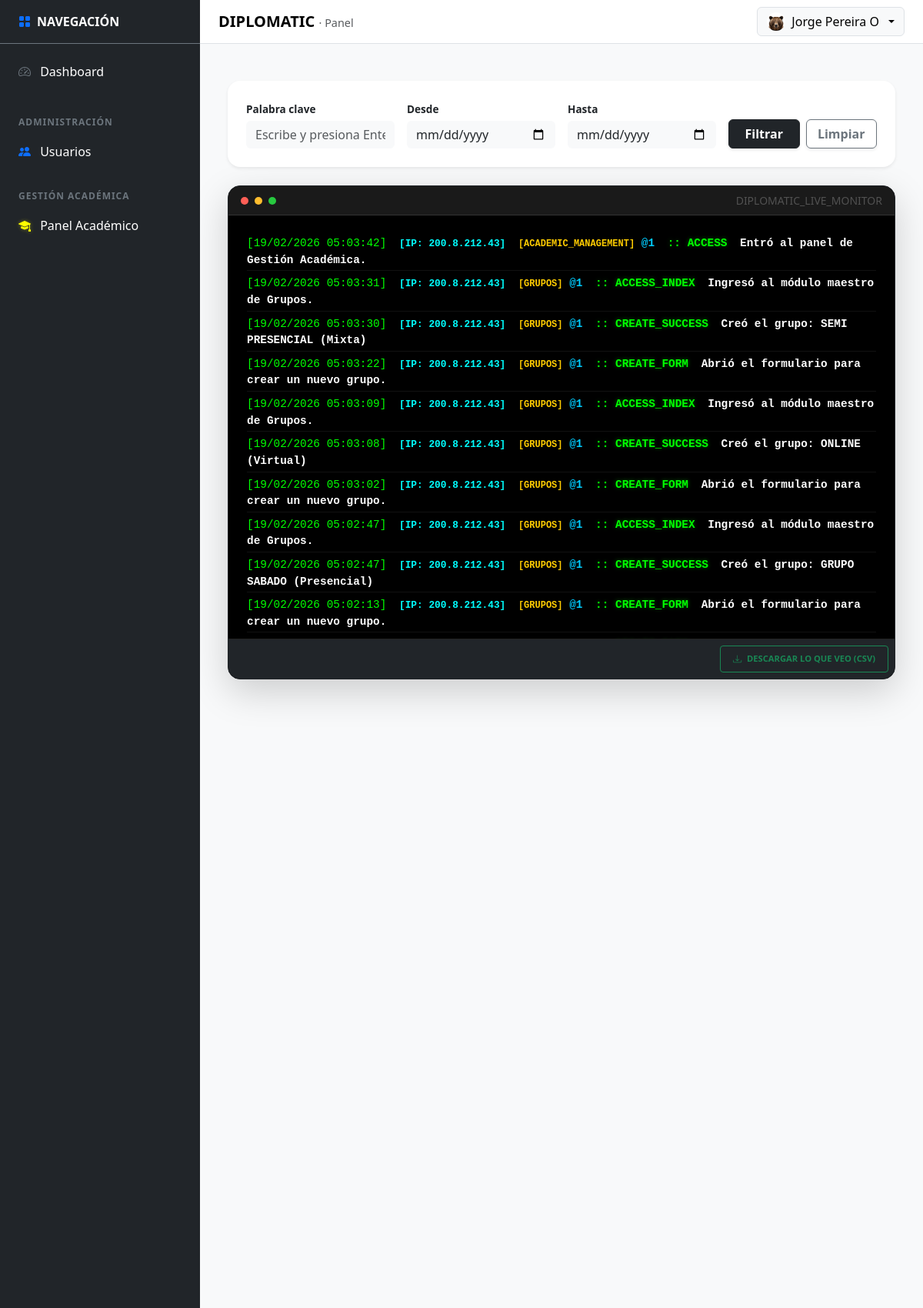
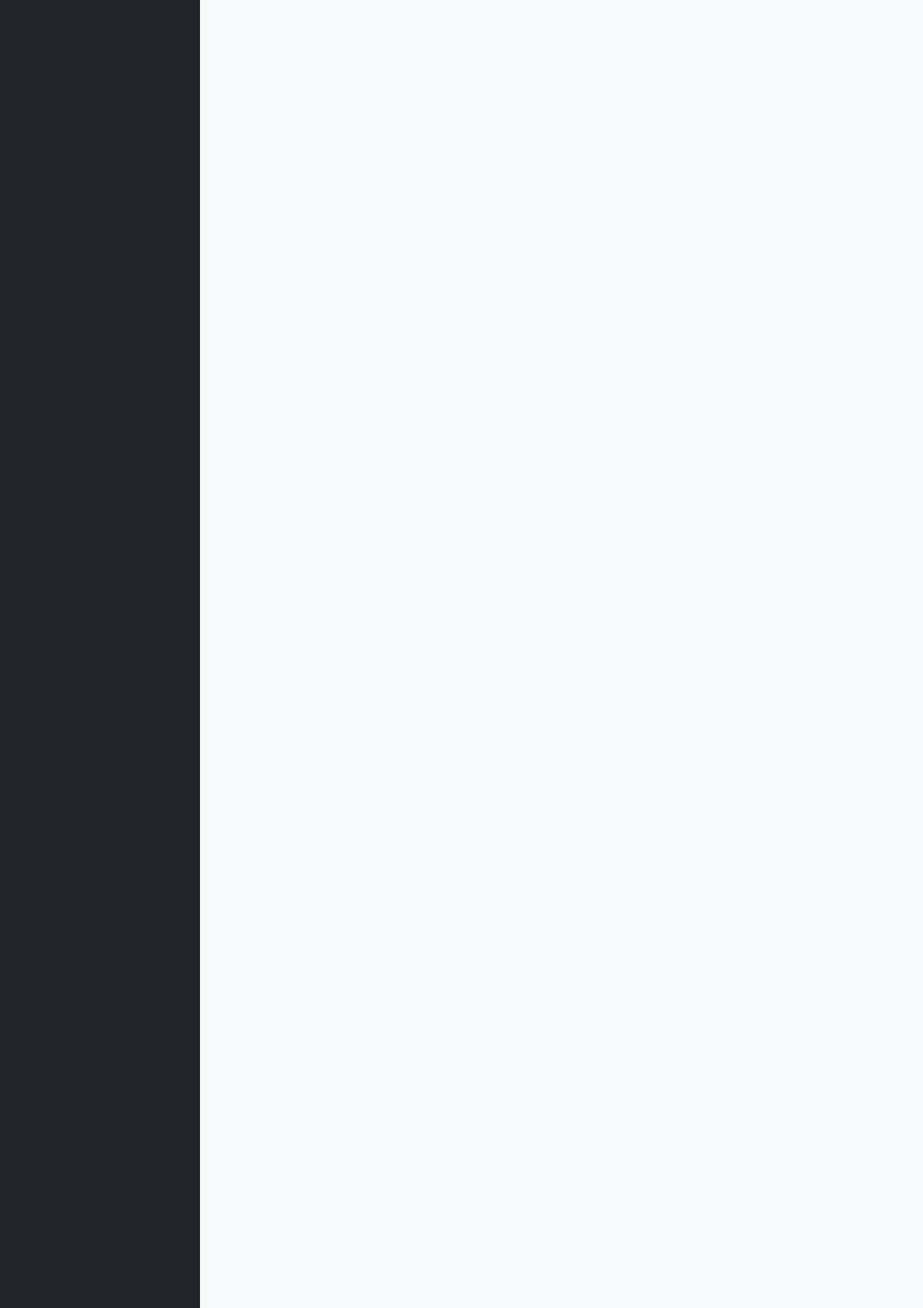
The page /public/settings/eventos (signed in, upper part) on the database its author committed (2 pictures, top to bottom).
### tables this page shows
CREATE TABLE `tbl_audit_logs` (
  `log_id` bigint(20) NOT NULL,
  `created_at` timestamp NOT NULL DEFAULT current_timestamp(),
  `user_id` int(11) DEFAULT NULL,
  `session_id` varchar(255) DEFAULT NULL,
  `ip_address` varchar(45) DEFAULT NULL,
  `user_agent` text DEFAULT NULL,
  `device` varchar(50) DEFAULT NULL,
  `os` varchar(50) DEFAULT NULL,
  `module` varchar(100) DEFAULT NULL,
  `action` varchar(100) DEFAULT NULL,
  `description` text DEFAULT NULL,
  `entity` varchar(100) DEFAULT NULL,
  `entity_id` int(11) DEFAULT NULL,
  `db_action` varchar(20) DEFAULT NULL,
  `data_before` longtext DEFAULT NULL,
  `data_after` longtext DEFAULT NULL,
  `endpoint` varchar(255) DEFAULT NULL,
  `http_method` varchar(10) DEFAULT NULL,
  `status_code` int(5) DEFAULT NULL,
  `response_time_ms` int(11) DEFAULT NULL,
  `event_type` enum('NORMAL','WARNING','ERROR','SECURITY') DEFAULT 'NORMAL',
  `is_failed_attempt` tinyint(1) DEFAULT 0,
  `is_critical` tinyint(1) DEFAULT 0,
  `request_id` varchar(100) DEFAULT NULL,
  `event_origin` varchar(50) DEFAULT 'BACKEND',
  `environment` varchar(20) DEFAULT 'PROD',
  `app_version` varchar(20) DEFAULT '1.0.0'
);

### app/core/Controller.php (called while the page is built, shortened)
<?php
abstract class Controller
{
    protected function view(string $viewPath, array $data = []): void
    {
        View::render($viewPath, $data);
    }
}

### app/controllers/SettingsEventsController.php (called while the page is built, shortened)
<?php
final class SettingsEventsController extends Controller
{
    private $db;
    public function __construct() {
        try {
            $this->db = (new Database())->getConnection();
        } catch (Throwable $e) { $this->sendError($e->getMessage()); }
    }
    public function index(): void {
        try {
            $stmt = $this->db->query("SELECT * FROM tbl_audit_logs ORDER BY created_at DESC LIMIT 100");
            $this->view('settings/eventos', ['logs' => $stmt->fetchAll(PDO::FETCH_ASSOC)]);
        } catch (Throwable $e) { $this->view('settings/eventos', ['logs' => []]); }
    }
}

### app/core/Router.php (called while the page is built, shortened)
<?php
final class Router
{
  private array $routes = [
    'GET' => [],
    'POST' => [],
  ];
  public function get(string $path, array $handler): void
  {
    $this->routes['GET'][$this->normalize($path)] = $handler;
  }
  public function post(string $path, array $handler): void
  {
    $this->routes['POST'][$this->normalize($path)] = $handler;
  }
  public function dispatch(): void
  {
    $method = $_SERVER['REQUEST_METHOD'] ?? 'GET';
    $uri = parse_url($_SERVER['REQUEST_URI'] ?? '/', PHP_URL_PATH) ?? '/';
    $basePath = $this->detectBasePath();
    $path = $this->normalize(str_replace($basePath, '', $uri) ?: '/');
    $handler = $this->routes[$method][$path] ?? null;
    [$class, $action] = $handler;
    $controller = new $class();
    $controller->$action();
  }
  private function normalize(string $path): string
  {
    $path = '/' . trim($path, '/');
    return $path === '//' ? '/' : $path;
  }
  private function detectBasePath(): string
  {
    $scriptName = $_SERVER['SCRIPT_NAME'] ?? '';
    $dir = str_replace('\\', '/', dirname($scriptName));
    return rtrim($dir, '/');
  }
}

### app/core/Bootstrap.php (called while the page is built, shortened)
<?php
final class Bootstrap
{
    public function run(): void
    {
        $router = new Router();
        $router->get('/', [AuthController::class, 'showLogin']);
        $router->post('/login', [AuthController::class, 'doLogin']);
        $router->get('/logout', [AuthController::class, 'logout']);
        $router->get('/dashboard', [DashboardController::class, 'index']);
        $router->get('/profile', [ProfileController::class, 'index']);
        $router->post('/profile/update', [ProfileController::class, 'update']);
        $router->get('/profile/security', [ProfileController::class, 'security']);
        $router->post('/profile/change-password', [ProfileController::class, 'changePassword']);
        $router->get('/settings', [SettingsController::class, 'index']);
        $router->get('/settings/correo', [SettingsEmailController::class, 'index']);
        $router->post('/settings/save-correo', [SettingsEmailController::class, 'save']);
        $router->post('/settings/test-correo', [SettingsEmailController::class, 'test']);
        $router->get('/settings/empresa', [SettingsCompanyController::class, 'index']);
        $router->post('/settings/empresa/save', [SettingsCompanyController::class, 'save']);
        $router->get('/settings/whatsapp', [SettingsWhatsappController::class, 'index']);
        $router->post('/settings/whatsapp/save-template', [SettingsWhatsappController::class, 'saveTemplate']);
        $router->post('/settings/whatsapp/log', [SettingsWhatsappController::class, 'logSend']);
        $router->get('/settings/eventos', [SettingsEventsController::class, 'index']);
        $router->get('/settings/eventos/filter', [SettingsEventsController::class, 'filter']);
        $router->get('/academic', [AcademicController::class, 'index']);
        $router->get('/academic/diplomados', [DiplomadosController::class, 'index']);
        $router->get('/academic/diplomados/create', [DiplomadosController::class, 'create']);
        $router->post('/academic/diplomados/save', [DiplomadosController::class, 'save']);
        $router->get('/academic/diplomados/edit', [DiplomadosController::class, 'edit']);
        $router->post('/academic/diplomados/update', [DiplomadosController::class, 'update']);
        $router->post('/academic/diplomados/delete', [DiplomadosController::class, 'delete']);
        $router->get('/academic/diplomados/getDetails', [DiplomadosController::class, 'getDetails']);
        $router->get('/academic/diplomados/export', [\App\Controllers\ExportController::class, 'pdf']);
        $router->get('/academic/cohortes', [CohortesController::class, 'index']);
        $router->get('/academic/cohortes/create', [CohortesController::class, 'create']);
        $router->post('/academic/cohortes/save', [CohortesController::class, 'save']);
        $router->post('/academic/cohortes/update', [CohortesController::class, 'update']);
        $router->post('/academic/cohortes/delete', [CohortesController::class, 'delete']);
        $router->get('/academic/cohortes/getDetails', [CohortesController::class, 'getDetails']);
        $router->get('/academic/cohortes/changeStatus', [CohortesController::class, 'changeStatus']);
        $router->get('/academic/cohortes/logAccess', [CohortesController::class, 'logAccess']);
        $router->get('/academic/cohortes-config', [CohortesConfigController::class, 'index']);
        $router->get('/academic/cohortes-config/getDetails', [CohortesConfigController::class, 'getDetails']);
        $router->post('/academic/cohortes-config/updateStatus', [CohortesConfigController::class, 'updateStatus']);
        $router->post('/academic/cohortes-config/hardDelete', [CohortesConfigController::class, 'hardDelete']);
        $router->get('/academic/grupos', [GruposController::class, 'index']);
        $router->post('/academic/grupos/save', [GruposController::class, 'save']);
        $router->post('/academic/grupos/update', [GruposController::class, 'update']);
        $router->post('/academic/grupos/delete', [GruposController::class, 'delete']);
        $router->get('/academic/grupos/getDetails', [GruposController::class, 'getDetails']);
        $router->get('/academic/grupos/logAccess', [GruposController::class, 'logAccess']);
        $router->get('/academic/profesores', [ProfesoresController::class, 'index']);
        $router->get('/academic/profesores/create', [ProfesoresController::class, 'create']);
        $router->post('/academic/profesores/save', [ProfesoresController::class, 'save']);
        $router->get('/academic/profesores/edit', [ProfesoresController::class, 'edit']);
        $router->post('/academic/profesores/updateBase', [ProfesoresController::class, 'updateBase']);
        $router->post('/academic/profesores/delete', [ProfesoresController::class, 'delete']);
        $router->get('/academic/profesores/getDetails', [ProfesoresController::class, 'getDetails']);
        $router->get('/academic/profesores/logAccess', [ProfesoresController::class, 'logAccess']);
        $router->post('/academic/profesores/saveFormation', [ProfesoresController::class, 'saveFormation']);
        $router->post('/academic/profesores/deleteFormation', [ProfesoresController::class, 'deleteFormation']);
        $router->post('/academic/profesores/saveWork', [ProfesoresController::class, 'saveWork']);
        $router->post('/academic/profesores/deleteWork', [ProfesoresController::class, 'deleteWork']);
        $router->post('/academic/profesores/saveSpecialty', [ProfesoresController::class, 'saveSpecialty']);
        $router->post('/academic/profesores/deleteSpecialty', [ProfesoresController::class, 'deleteSpecialty']);
        $router->post('/academic/profesores/uploadDocument', [ProfesoresController::class, 'uploadDocument']);
        $router->post('/academic/profesores/deleteDocument', [ProfesoresController::class, 'deleteDocument']);
        $router->post('/academic/profesores/uploadPhoto', [ProfesoresController::class, 'uploadPhoto']);
        $router->get('/UserSecurity', [UserSecurityController::class, 'index']);
        $router->post('/UserSecurityController/updatePassword', [UserSecurityController::class, 'changePassword']);
        $router->post('/UserSecurityController/updateStatus', [UserSecurityController::class, 'changeStatus']);
        $router->get('/users', [UsersController::class, 'index']);
        $router->post('/users/save', [UsersController::class, 'save']);
        $router->post('/users/delete', [UsersController::class, 'delete']);
        $router->get('/register', [RegisterController::class, 'index']);
        $router->post('/register/submit', [RegisterController::class, 'submit']);
        $router->get('/register/validate', [RegisterController::class, 'validateToken']);
        $router->post('/register/create-password', [RegisterController::class, 'createPassword']);
        $router->get('/register/complete', [RegisterController::class, 'completeProfile']);
        $router->get('/forgot-password', [RegisterController::class, 'forgotPasswordIndex']);
        $router->post('/forgot-password/submit', [RegisterController::class, 'forgotPasswordSubmit']);
        $router->dispatch();
    }
}

### public/index.php (called while the page is built, shortened)
<?php
require_once __DIR__ . '/../app/core/Autoload.php';
$app = new \App\Core\Bootstrap();
$app->run();

### app/core/Autoload.php (called while the page is built, shortened)
<?php
spl_autoload_register(function (string $class): void {
  $prefix = 'App\\';
  $baseDir = __DIR__ . '/../';
  $len = strlen($prefix);
  $relativeClass = substr($class, $len);
  $relativePath = str_replace('\\', '/', $relativeClass);
  $parts = explode('/', $relativePath);
  if (!empty($parts[0])) {
    $map = [
      'Core'        => 'core',
      'Controllers' => 'controllers',
      'Models'      => 'models',
      'Config'      => 'config',
      'Middleware'  => 'middleware',
      'Views'       => 'views',
      'Services'    => 'services',
    ];
    if (isset($map[$parts[0]])) {
      $partsMapped = $parts;
      $partsMapped[0] = $map[$parts[0]];
      $file = $baseDir . implode('/', $partsMapped) . '.php';
      if (file_exists($file)) { require_once $file; return; }
    }
  }
});

### app/core/Database.php (called while the page is built, shortened)
<?php
final class Database
{
  private static ?PDO $pdo = null;
  public static function getConnection(): PDO
  {
    $configFile = __DIR__ . '/../config/database.php';
    $cfg = require $configFile;
    $host = $cfg['host'] ?? '127.0.0.1';
    $dbname = $cfg['dbname'] ?? '';
    $user = $cfg['user'] ?? 'root';
    $pass = $cfg['pass'] ?? '';
    $charset = $cfg['charset'] ?? 'utf8mb4';
    $dsn = "mysql:host={$host};dbname={$dbname};charset={$charset}";
    try {
      self::$pdo = new PDO($dsn, $user, $pass, [
        PDO::ATTR_ERRMODE => PDO::ERRMODE_EXCEPTION,
        PDO::ATTR_DEFAULT_FETCH_MODE => PDO::FETCH_ASSOC,
        PDO::ATTR_EMULATE_PREPARES => false,
      ]);
      return self::$pdo;
    } catch (PDOException $e) {
      throw new \RuntimeException('Error de conexión a la base de datos. Verifique credenciales y que MySQL esté activo.');
    }
  }
}

### app/config/database.php (called while the page is built)
<?php
return [
  'host' => '127.0.0.1',
  'dbname' => 'db_diplomatic',
  'user' => 'root',
  'pass' => '',
  'charset' => 'utf8mb4',
];

### app/views/settings/eventos.php (the view, shortened to what this page needs)
<?php
$basePath = rtrim(str_replace('\\', '/', dirname($_SERVER['SCRIPT_NAME'] ?? '')), '/');
?>
<link rel="stylesheet" href="<?= $basePath ?>/assets/css/events.css?v=<?= time() ?>">
<div class="container-fluid py-4">
    <div class="card border-0 shadow-sm p-4 rounded-4 mb-4 bg-white">
        <form id="filter-events" class="row g-3 align-items-end" data-basepath="<?= $basePath ?>" onsubmit="event.preventDefault(); filterLogs();">
            <div class="col-lg-3">
                <label class="form-label small fw-bold">Palabra clave</label>
                <input type="text" name="search" class="form-control bg-light border-0" placeholder="Escribe y presiona Enter...">
            </div>
            <div class="col-lg-3">
                <label class="form-label small fw-bold">Desde</label>
                <input type="date" name="date_from" class="form-control bg-light border-0">
            </div>
            <div class="col-lg-3">
                <label class="form-label small fw-bold">Hasta</label>
                <input type="date" name="date_to" class="form-control bg-light border-0">
            </div>
            <div class="col-lg-3 d-flex gap-2">
                <button type="submit" class="btn btn-dark w-100 fw-bold shadow-sm">Filtrar</button>
                <button type="button" class="btn btn-outline-secondary w-100 fw-bold shadow-sm" onclick="clearFilters()">Limpiar</button>
            </div>
        </form>
    </div>
    <div class="console-wrapper shadow-lg rounded-4 overflow-hidden border border-dark">
        <div class="console-header d-flex justify-content-between align-items-center px-3 py-2">
            <div class="d-flex gap-2"><span class="console-dot dot-red"></span><span class="console-dot dot-yellow"></span><span class="console-dot dot-green"></span></div>
            <span class="console-title fw-mono small opacity-50">DIPLOMATIC_LIVE_MONITOR</span>
        </div>
        <div class="console-body p-4" id="event-logs">
            <?php if (!empty($logs)): foreach($logs as $log): ?>
                <div class="log-line mb-1">
                    <span class="log-date">[<?= date('d/m/Y H:i:s', strtotime($log['created_at'])) ?>]</span>
                    <span class="log-ip mx-2" style="color: #00ffff !important;">[IP: <?= $log['ip_address'] ?>]</span>
                    <span class="log-module" style="color: #ffcc00 !important; font-weight: bold;">[<?= $log['module'] ?>]</span>
                    <span class="text-info fw-bold">@<?= $log['user_id'] ?? '1' ?></span>
                    <span class="text-success fw-bold mx-2">:: <?= strtoupper($log['action']) ?></span>
                    <span class="text-white fw-bold"><?= htmlspecialchars($log['description']) ?></span>
                </div>
            <?php endforeach; endif; ?>
        </div>
        <div class="console-footer d-flex justify-content-end p-2 bg-dark">
            <button class="btn btn-outline-success btn-xs fw-mono py-2 px-3" onclick="exportConsoleToCSV()">
                <i class="bi bi-download me-1"></i> DESCARGAR LO QUE VEO (CSV)
            </button>
        </div>
    </div>
</div>

### rows shown on the page
tbl_audit_logs: created_at "19/02/2026 05:03:42", ip_address "200.8.212.43", module "ACADEMIC_MANAGEMENT", user "1", action "ACCESS", description "Entró al panel de Gestión Académica."
tbl_audit_logs: created_at "19/02/2026 05:03:31", ip_address "200.8.212.43", module "GRUPOS", user "1", action "ACCESS_INDEX", description "Ingresó al módulo maestro de Grupos."
tbl_audit_logs: created_at "19/02/2026 05:03:30", ip_address "200.8.212.43", module "GRUPOS", user "1", action "CREATE_SUCCESS", description "Creó el grupo: SEMI PRESENCIAL (Mixta)"
tbl_audit_logs: created_at "19/02/2026 05:03:22", ip_address "200.8.212.43", module "GRUPOS", user "1", action "CREATE_FORM", description "Abrió el formulario para crear un nuevo grupo."
tbl_audit_logs: created_at "19/02/2026 05:03:09", ip_address "200.8.212.43", module "GRUPOS", user "1", action "ACCESS_INDEX", description "Ingresó al módulo maestro de Grupos."
tbl_audit_logs: created_at "19/02/2026 05:03:08", ip_address "200.8.212.43", module "GRUPOS", user "1", action "CREATE_SUCCESS", description "Creó el grupo: ONLINE (Virtual)"
tbl_audit_logs: created_at "19/02/2026 05:03:02", ip_address "200.8.212.43", module "GRUPOS", user "1", action "CREATE_FORM", description "Abrió el formulario para crear un nuevo grupo."
tbl_audit_logs: created_at "19/02/2026 05:02:47", ip_address "200.8.212.43", module "GRUPOS", user "1", action "ACCESS_INDEX", description "Ingresó al módulo maestro de Grupos."
tbl_audit_logs: created_at "19/02/2026 05:02:47", ip_address "200.8.212.43", module "GRUPOS", user "1", action "CREATE_SUCCESS", description "Creó el grupo: GRUPO SABADO (Presencial)"
tbl_audit_logs: created_at "19/02/2026 05:02:13", ip_address "200.8.212.43", module "GRUPOS", user "1", action "CREATE_FORM", description "Abrió el formulario para crear un nuevo grupo."

### other values the page prints
$userName "Jorge Pereira O"
